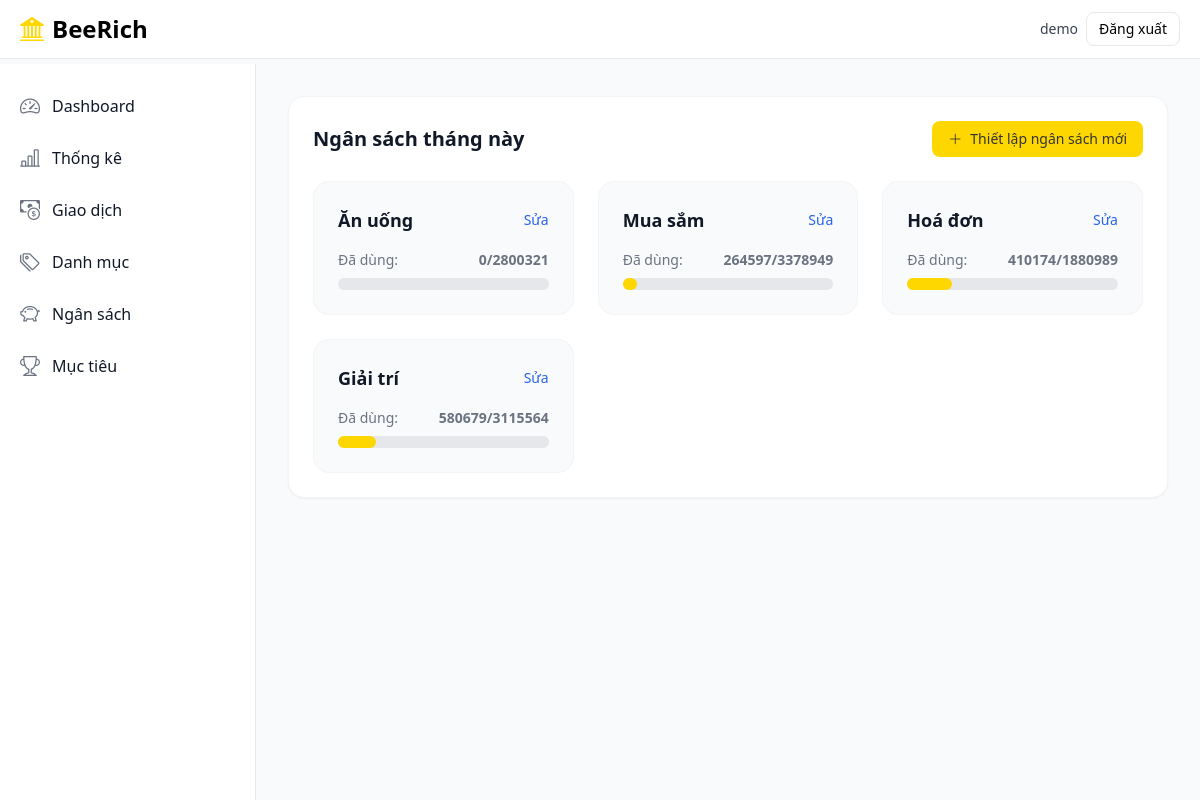
/finance/budgets/ (signed in), run on the app's committed database.
### finance/models.py (models this page shows, shortened)
class Budget(models.Model):
    user = models.ForeignKey(settings.AUTH_USER_MODEL, on_delete=models.CASCADE, related_name="budgets")
    category = models.ForeignKey(Category, on_delete=models.PROTECT, null=True, blank=True, related_name="budgets")
    month = models.DateField(help_text="Ngày đầu tháng (YYYY-MM-01)")
    limit_amount = models.DecimalField(max_digits=14, decimal_places=2, validators=[MinValueValidator(Decimal("0.01"))])
    created_at = models.DateTimeField(auto_now_add=True)
    class Meta:
        unique_together = [("user", "category", "month")]
    @property
    def spent_amount(self):
        from django.db.models import Sum
        month_start = self.month
        month_end = (month_start.replace(day=28) + timedelta(days=4))
        month_end = month_end - timedelta(days=month_end.day)
        total = (
            Transaction.objects.filter(
                user=self.user,
                category=self.category,
                type=Transaction.Type.EXPENSE,
                date__gte=month_start,
                date__lte=month_end,
            ).aggregate(total=Sum("amount"))["total"]
            or 0
        )
        return total
    @property
    def progress_percentage(self):
        if not self.limit_amount:
            return 0
        return min(int((self.spent_amount / self.limit_amount) * 100), 100)
    @property
    def is_over_budget(self):
        return self.spent_amount > self.limit_amount

class Category(models.Model):
    user = models.ForeignKey(settings.AUTH_USER_MODEL, on_delete=models.CASCADE, related_name="categories")
    name = models.CharField(max_length=80)
    is_income = models.BooleanField(default=False)
    icon = models.CharField(max_length=50, default="bi-tag")
    created_at = models.DateTimeField(auto_now_add=True)
    class Meta:
        unique_together = [("user", "name", "is_income")]
        verbose_name_plural = "categories"

### finance/views.py (the view)
# urls.py: path("budgets/", views.BudgetListView.as_view(), name="budget_list"),
class BudgetListView(LoginRequiredMixin, ListView):
    model = Budget
    template_name = "finance/budget_list.html"
    context_object_name = "budgets"
    def get_queryset(self):
        now = timezone.localdate().replace(day=1)
        return Budget.objects.filter(user=self.request.user, month=now).select_related("category")

### templates/finance/budget_list.html (shortened to what this page needs)
{% extends "finance/base.html" %}
{% block content %}
<div class="bg-white p-6 rounded-2xl shadow-sm border border-gray-100">
    <div class="flex items-center justify-between mb-6 flex-wrap gap-4">
        <h3 class="text-xl font-bold text-gray-900">Ngân sách tháng này</h3>
        <a href="{% url 'finance:budget_create' %}" class="inline-flex items-center px-4 py-2 text-sm font-medium text-secondary bg-primary rounded-lg hover:bg-yellow-500 transition">
            <i class="bi bi-plus-lg mr-2"></i> Thiết lập ngân sách mới
        </a>
    </div>
    <div class="grid grid-cols-1 md:grid-cols-2 lg:grid-cols-3 gap-6">
        {% for budget in budgets %}
            <div class="bg-gray-50 p-6 rounded-2xl border border-gray-100 hover:shadow-md transition">
                <div class="flex items-center justify-between mb-4">
                    <h5 class="text-lg font-bold text-gray-900">{{ budget.category.name }}</h5>
                    <a href="{% url 'finance:budget_update' budget.pk %}" class="text-blue-600 hover:underline text-sm">Sửa</a>
                </div>
                <div class="flex justify-between text-sm text-gray-500 mb-2">
                    <span>Đã dùng:</span>
                    <span class="font-semibold">{{ budget.spent_amount|floatformat:0 }}/{{ budget.limit_amount|floatformat:0 }}</span>
                </div>
                <div class="w-full bg-gray-200 rounded-full h-3">
                    <div class="h-3 rounded-full {% if budget.is_over_budget %}bg-red-600{% else %}bg-primary{% endif %}" style="width: {{ budget.progress_percentage }}%"></div>
                </div>
            </div>
        {% empty %}
            <div class="col-span-full py-12 text-center text-gray-500">Bạn chưa thiết lập ngân sách nào cho tháng này.</div>
        {% endfor %}
    </div>
</div>
{% endblock %}

### templates/finance/base.html (shortened to what this page needs)
<!DOCTYPE html>
<html lang="en">
<head>
    <script src="https://cdn.tailwindcss.com"></script>
    <link rel="stylesheet" href="https://cdn.jsdelivr.net/npm/bootstrap-icons@1.11.3/font/bootstrap-icons.min.css">
</head>
<body class="bg-gray-50 font-sans leading-normal tracking-normal">
    <nav class="bg-white border-b border-gray-200 fixed w-full z-30 top-0">
        <div class="px-3 py-3 lg:px-5 lg:pl-3">
            <div class="flex items-center justify-between">
                <div class="flex items-center justify-start">
                    <a href="{% url 'dashboard' %}" class="flex ml-2 md:mr-24">
                        <i class="bi bi-bank2 text-2xl text-primary mr-2"></i>
                        <span class="self-center text-xl font-semibold sm:text-2xl whitespace-nowrap">BeeRich</span>
                    </a>
                </div>
                <div class="flex items-center gap-2">
                    {% if user.is_authenticated %}
                        <span class="text-sm text-gray-700">{{ user.username }}</span>
                        <a href="{% url 'logout' %}" class="text-sm px-3 py-1.5 border rounded-lg">Đăng xuất</a>
                    {% else %}
                        <a href="{% url 'login' %}" class="text-sm px-3 py-1.5 border rounded-lg">Đăng nhập</a>
                        <a href="{% url 'register' %}" class="text-sm px-3 py-1.5 bg-primary rounded-lg">Đăng ký</a>
                    {% endif %}
                </div>
            </div>
        </div>
    </nav>
    <div class="flex pt-16 overflow-hidden bg-gray-50">
        {% if user.is_authenticated %}
        <aside class="fixed top-0 left-0 z-20 flex flex-col flex-shrink-0 hidden w-64 h-full pt-16 font-normal duration-75 lg:flex transition-width" aria-label="Sidebar">
            <div class="relative flex flex-col flex-1 min-h-0 pt-0 bg-white border-r border-gray-200">
                <div class="flex flex-col flex-1 pt-5 pb-4 overflow-y-auto">
                    <div class="flex-1 px-3 space-y-1 bg-white divide-y divide-gray-200">
                        <ul class="pb-2 space-y-2">
                            <li><a href="{% url 'finance:dashboard' %}" class="flex items-center p-2 text-base text-gray-900 rounded-lg hover:bg-gray-100"><i class="bi bi-speedometer2 text-xl text-gray-500"></i><span class="ml-3">Dashboard</span></a></li>
                            <li><a href="{% url 'finance:stats' %}" class="flex items-center p-2 text-base text-gray-900 rounded-lg hover:bg-gray-100"><i class="bi bi-bar-chart-line text-xl text-gray-500"></i><span class="ml-3">Thống kê</span></a></li>
                            <li><a href="{% url 'finance:transaction_list' %}" class="flex items-center p-2 text-base text-gray-900 rounded-lg hover:bg-gray-100"><i class="bi bi-cash-coin text-xl text-gray-500"></i><span class="ml-3">Giao dịch</span></a></li>
                            <li><a href="{% url 'finance:category_list' %}" class="flex items-center p-2 text-base text-gray-900 rounded-lg hover:bg-gray-100"><i class="bi bi-tags text-xl text-gray-500"></i><span class="ml-3">Danh mục</span></a></li>
                            <li><a href="{% url 'finance:budget_list' %}" class="flex items-center p-2 text-base text-gray-900 rounded-lg hover:bg-gray-100"><i class="bi bi-piggy-bank text-xl text-gray-500"></i><span class="ml-3">Ngân sách</span></a></li>
                            <li><a href="{% url 'finance:goal_list' %}" class="flex items-center p-2 text-base text-gray-900 rounded-lg hover:bg-gray-100"><i class="bi bi-trophy text-xl text-gray-500"></i><span class="ml-3">Mục tiêu</span></a></li>
                        </ul>
                    </div>
                </div>
            </div>
        </aside>
        {% endif %}
        <div class="relative w-full h-full overflow-y-auto bg-gray-50 {% if user.is_authenticated %}lg:ml-64{% endif %}">
            <main class="p-4 md:p-8">
                {% block content %}{% endblock %}
            </main>
        </div>
    </div>
</body>
</html>

### data on the page
Budget: category.name "Ăn uống", spent_amount "0", limit_amount "2800321"
Budget: category.name "Mua sắm", spent_amount "264597", limit_amount "3378949"
Budget: category.name "Hoá đơn", spent_amount "410174", limit_amount "1880989"
Budget: category.name "Giải trí", spent_amount "580679", limit_amount "3115564"

### other printed values
{{ user.username }} "demo"
